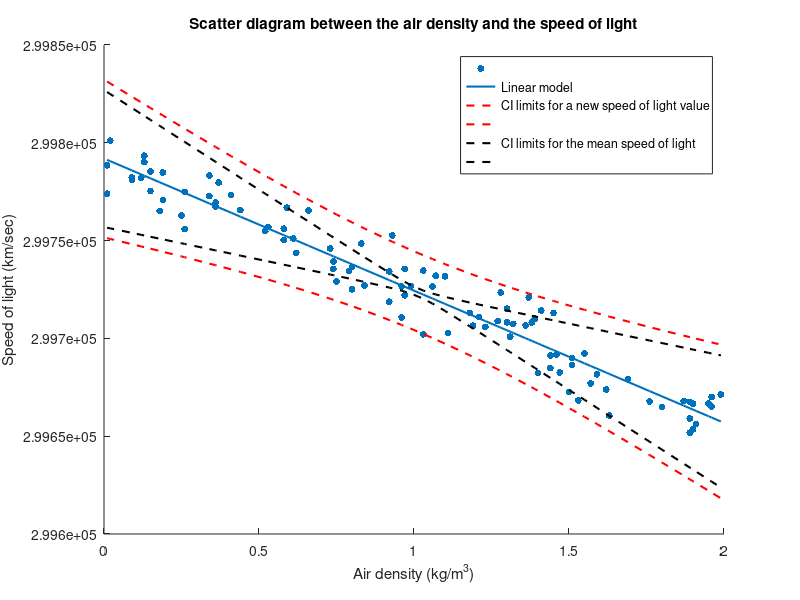
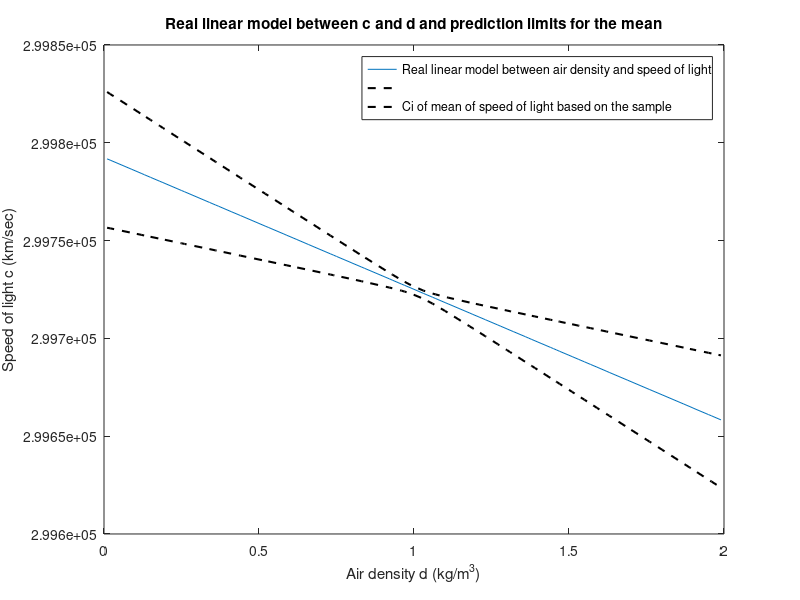

These charts were generated, in order, by the following MATLAB code:
% Stelios Topalidis
% AEM: 9613
% Exercise 5.4

clc;
clear;
close all;

importArray = importdata('lightair.dat');
airDensity = importArray(:, 1);
% Attention for the values of the speed of light.
% They are the differences from the speed of light in vacuum
speedOfLightNormalized = importArray(:, 2);
scaleDownVal = 299000;
speedOfLight = speedOfLightNormalized + scaleDownVal; 


%% (a)
%% (a.1) Scatter diagram between speed of light and air density

figure();
dotSize = 25;
scatter(airDensity, speedOfLight, dotSize, 'filled');
title('Scatter diagram between the air density and the speed of light');
xlabel('Air density (kg/m^3)', 'interpreter', 'tex');
ylabel('Speed of light (km/sec)');
hold on;

%% (a.2) Correlation coefficient
corrCoefMat = corrcoef(airDensity, speedOfLight);
corrCoef = corrCoefMat(1, 2);
fprintf(['(a)\n The correlation coefficient between the air density \n',...
    'and the speed of light equals: %.3f\n\n'], ...
    corrCoef);


%% (b) 
%% (b.1) Linear model estimation using the MSE parameter method
covMat = cov(airDensity, speedOfLight);
airDSpeedOfLightCov = covMat(1, 2); 
b1 = airDSpeedOfLightCov /var(airDensity);
b0 = mean(speedOfLight) - b1*mean(airDensity);

fprintf(['(b)\nb.1\nThe linear model estimation for the variables ',...
        'is: \nc = %.2f*d + (%.2f))\n'], b1, b0);

lineWidthVal = 1.5;
plot(airDensity, b0 + b1*airDensity, 'Linewidth', lineWidthVal);
hold on;

%% (b.2) 95% parametric ci for b0, b1
% Significance level
alpha = 0.05;
% Number of bivariate observations
n = length(airDensity);
% degrees of freedom
dof = n - 2;
tVal = tinv(1- alpha/2, dof);

% Formula for sigmaE (standard deviation of model errors) 
varE = (n-1)/(n-2)*(var(speedOfLight) - ...
    b1^2*var(airDensity));
sigmaE = sqrt(varE);

% Formula for the ci of the b0 and b1
sigmaB0 = sigmaE*sqrt(1/n+(mean(airDensity)^2)/var(airDensity));
b0CILow = b0 - tVal * sigmaB0;
b0CIHigh = b0 + tVal * sigmaB0;

sigmaB1 = sigmaE/std(airDensity);
b1CILow = b1 - tVal * sigmaB1;
b1CIHigh = b1 + tVal * sigmaB1;

fprintf('b.2\nParametric ci for b0: [%3.f, %.3f] + %d\n', ...
    b0CILow-scaleDownVal, b0CIHigh-scaleDownVal, scaleDownVal);
fprintf('Parametric ci for b1: [%3.f, %.3f]\n\n', b1CILow, b1CIHigh);

%% (c)
%% (c.1) Graph the linear model on the scatter diagram, estimation limits 
%% for the mean light speed with 95% confidence and for a single 
%% sobservation

% CI prediction for the mean speed of light for a specific value of the air
% density
ciOfMeanSpeedOfLightLow = b0 + b1*airDensity - tVal * sigmaE * ...
    sqrt(1/n+((airDensity - mean(airDensity)).^2)/var(airDensity));
ciOfMeanSpeedOfLightHigh = b0 + b1*airDensity + tVal * sigmaE * ...
    sqrt(1/n+((airDensity - mean(airDensity)).^2)/var(airDensity));

% CI prediction for a single observation of the speed of light for a 
% specific value of the air density
ciOfSpeedOfLightLow = b0 + b1*airDensity - tVal * sigmaE * ...
    sqrt(1+ 1/n+((airDensity - mean(airDensity)).^2)/var(airDensity));
ciOfSpeedOfLightHigh = b0 + b1*airDensity + tVal * sigmaE * ...
    sqrt(1+ 1/n+((airDensity - mean(airDensity)).^2)/var(airDensity));


plot(airDensity, ciOfSpeedOfLightLow, '--', 'Color', 'r', 'Linewidth', ...
    lineWidthVal);
plot(airDensity, ciOfSpeedOfLightHigh, '--', 'Color', 'r', 'Linewidth', ...
    lineWidthVal);
plot(airDensity, ciOfMeanSpeedOfLightLow, '--', 'Color', 'k', ...
    'Linewidth', lineWidthVal);
plot(airDensity, ciOfMeanSpeedOfLightHigh, '--', 'Color', 'k', ...
    'Linewidth', lineWidthVal);

legend('', 'Linear model', 'CI limits for a new speed of light value', ...
    '', 'CI limits for the mean speed of light', '');
hold off;

%% (c.2) Make a prediction of a single observation of the speed of light 
%% and its mean for a specific air density value based on the model. 
%% Calculate the ci limits for the single observation and the mean as well.
airDensityVal = 1.29;
speedOfLightPred = b0 + b1*airDensityVal;

predCILow = b0 + b1*airDensityVal - tVal * sigmaE * ...
    sqrt(1 + 1/n+((airDensityVal - ...
    mean(airDensity)).^2)/var(airDensity));
predCIHigh = b0 + b1*airDensityVal + tVal * sigmaE * ...
    sqrt(1 + 1/n+((airDensityVal - ...
    mean(airDensity)).^2)/var(airDensity));

predCILowForMean = b0 + b1*airDensityVal - tVal * sigmaE * ...
    sqrt(1/n+((airDensityVal - ...
    mean(airDensity)).^2)/var(airDensity));
predCIHighForMean = b0 + b1*airDensityVal + tVal * sigmaE * ...
    sqrt(1/n+((airDensityVal - ...
    mean(airDensity)).^2)/var(airDensity));

fprintf(['(c)\nc.2\n%.2f%% prediction of the ',...
    'speed of light for \nair density = %.3f km/m^3: %.3f + %d ',...
    'km/sec\n'], ...
    (1-alpha)*100,...
    airDensityVal, speedOfLightPred - scaleDownVal, scaleDownVal);

fprintf(['CI for the mean of the speed of light: ',...
    '[%.3f, %.3f] + %d\n'], predCILowForMean-scaleDownVal, ...
    predCIHighForMean-scaleDownVal, scaleDownVal);

fprintf(['CI for a single observation of the speed of light: ',...
    '[%.3f, %.3f] + %d\n\n'], predCILow-scaleDownVal, ...
    predCIHigh-scaleDownVal, scaleDownVal);



%% (d) 
%% (d.1) Real linear model between air density and speed of light:
c = 299792.458;
beta0 = c;
d0 = 1.29;
beta1 = c*(-0.00029/d0);
fprintf(['(d)\nd.1\nReal model between air density and speed of ',...
    'light:\n',...
    'c = %.3f * d + %.3f, where d is the air density\n'], beta1, beta0);


%% (d.2) Check if the real values of each paremeter of the linear model is 
%% inside the ci calculated from the bivariate sample
if beta0 > b0CILow && beta0 < b0CIHigh
    fprintf(['d.2\nThe real value of beta0 = %.3f is inside \n',...
        'the %.2f%% ',...
        'ci [%.3f, %.3f] (calculated from ',...
        'the sample)\n'], beta0, (1-alpha)*100, b0CILow, b0CIHigh);
else
fprintf(['The real value of beta0 = %.3f is not inside \nthe %.2f%% ',...
        'ci [%.3f, %.3f] (calculated from ',...
        'the sample)\n'], beta0, (1-alpha)*100, b0CILow, b0CIHigh);
end
   

if beta1 > b1CILow && beta1 < b1CIHigh
    fprintf(['The real value of beta1 = %.3f is inside \nthe %.2f%% ',...
        'ci [%.3f, %.3f] (calculated from ',...
        'the sample)\n'], beta1, (1-alpha)*100, b1CILow, b1CIHigh);
else
fprintf(['The real value of beta1 = %.3f is not inside \nthe %.2f%% ',...
        'ci [%.3f, %.3f] (calculated from ',...
        'the sample)\n'], beta1, (1-alpha)*100, b1CILow, b1CIHigh);
end

%% (d.3) Is the real mean value of the speed of light inside the ci for the
%% mean of the light speed calculated on the interval of the air densities?

figure();
plot(airDensity, beta0+beta1.*airDensity);
title(['Real linear model between c and d and prediction limits ',...
    'for the mean']);
xlabel('Air density d (kg/m^3)', 'interpreter', 'tex');
ylabel('Speed of light c (km/sec)');
hold on
plot(airDensity, ciOfMeanSpeedOfLightLow, '--', 'Color', 'k', ...
    'Linewidth', lineWidthVal);
plot(airDensity, ciOfMeanSpeedOfLightHigh, '--', 'Color', 'k', ...
    'Linewidth', lineWidthVal);
legend('Real linear model between air density and speed of light', ...
    '', 'Ci of mean of speed of light based on the sample');

fprintf('d.3\nThe limits for the mean contain the real linear model\n');